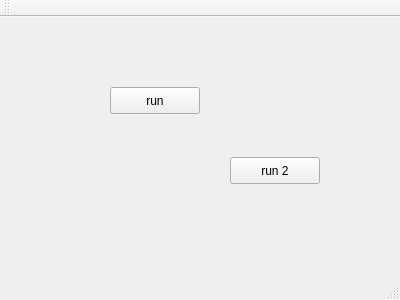
<?xml version="1.0" encoding="UTF-8"?>
<ui version="4.0">
 <class>MainWindow</class>
 <widget class="QMainWindow" name="MainWindow">
  <property name="geometry">
   <rect>
    <x>0</x>
    <y>0</y>
    <width>400</width>
    <height>300</height>
   </rect>
  </property>
  <property name="windowTitle">
   <string>MainWindow</string>
  </property>
  <widget class="QWidget" name="centralWidget">
   <widget class="QPushButton" name="pushButton_run">
    <property name="geometry">
     <rect>
      <x>110</x>
      <y>70</y>
      <width>90</width>
      <height>27</height>
     </rect>
    </property>
    <property name="text">
     <string>run</string>
    </property>
   </widget>
   <widget class="QPushButton" name="pushButton_run2">
    <property name="geometry">
     <rect>
      <x>230</x>
      <y>140</y>
      <width>90</width>
      <height>27</height>
     </rect>
    </property>
    <property name="text">
     <string>run 2</string>
    </property>
   </widget>
  </widget>
  <widget class="QMenuBar" name="menuBar">
   <property name="geometry">
    <rect>
     <x>0</x>
     <y>0</y>
     <width>400</width>
     <height>22</height>
    </rect>
   </property>
  </widget>
  <widget class="QToolBar" name="mainToolBar">
   <attribute name="toolBarArea">
    <enum>TopToolBarArea</enum>
   </attribute>
   <attribute name="toolBarBreak">
    <bool>false</bool>
   </attribute>
  </widget>
  <widget class="QStatusBar" name="statusBar"/>
 </widget>
 <layoutdefault spacing="6" margin="11"/>
 <resources/>
 <connections/>
</ui>
